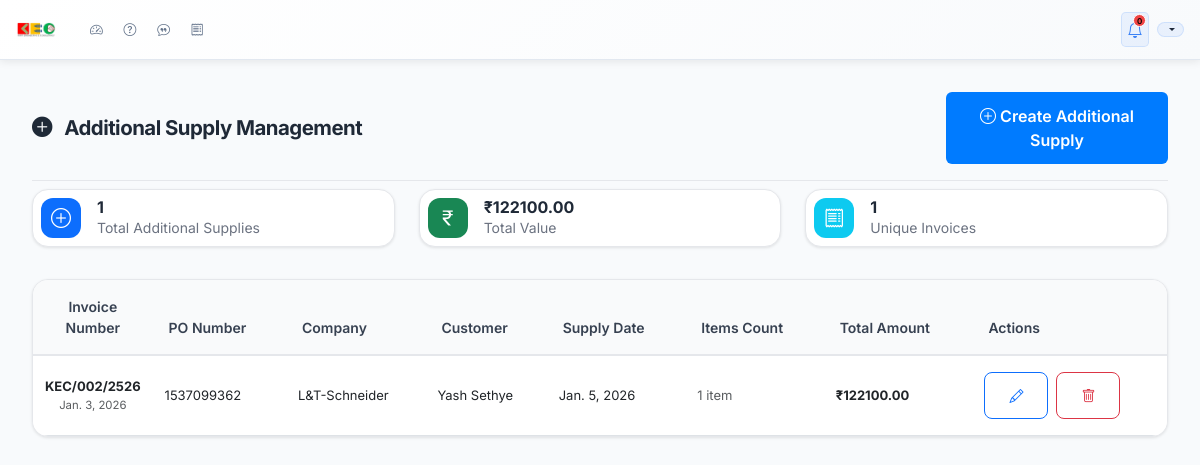
Page /additional-supply/ (signed in) on the committed database.
### dashboard/models.py (models this page shows, shortened)
class Invoice(models.Model):
    invoice_number = models.CharField(
        max_length=50,
        unique=True,
        verbose_name="Invoice Number",
        help_text="Auto-generated in format KEC/051/2526",
        blank=True  # Allow blank since it's auto-generated
    )
    invoice_date = models.DateField(
        verbose_name="Invoice Date",
        help_text="Enter invoice date manually"
    )
    company = models.ForeignKey(
        Contact,
        on_delete=models.CASCADE,
        verbose_name="Company",
        related_name='invoices',
        help_text="Select company from database"
    )
    customer_name = models.CharField(
        max_length=200,
        verbose_name="Customer Name",
        help_text="Auto-fetched based on client selection",
        blank=True  # Allow blank since it's auto-filled
    )
    purchase_order = models.ForeignKey(
        PurchaseOrder,
        on_delete=models.CASCADE,
        verbose_name="Purchase Order",
        help_text="Select purchase order to auto-fetch value"
    )
    order_value = models.DecimalField(
        max_digits=12,
        decimal_places=2,
        verbose_name="Order Value",
        help_text="Auto-fetched from selected purchase order",
        null=True,  # Allow null since it's auto-filled
        blank=True  # Allow blank since it's auto-filled
    )
    grn_date = models.DateField(
        verbose_name="GRN Date",
        help_text="Enter GRN date manually"
    )
    payment_due_date = models.DateField(
        verbose_name="Payment Due Date",
        help_text="Auto-calculated: GRN Date + Payment Terms from selected Purchase Order",
        null=True,  # Allow null since it's auto-calculated
        blank=True  # Allow blank since it's auto-calculated
    )
    due_days = models.IntegerField(
        verbose_name="Due Days",
        help_text="Auto-calculated: days remaining (positive) or overdue (negative)",
        null=True,  # Allow null since it's auto-calculated
        blank=True  # Allow blank since it's auto-calculated
    )
    remarks = models.TextField(
        blank=True,
        null=True,
        verbose_name="Remarks",
        help_text="Enter remarks manually (optional)"
    )
    STATUS_CHOICES = [
        ('draft', 'Draft'),
        ('sent', 'Sent'),
        ('invoiced', 'Invoiced'),
        ('paid', 'Paid'),
        ('partial', 'Partial'),
        ('overdue', 'Overdue'),
        ('cancelled', 'Cancelled'),
    ]
    status = models.CharField(
        max_length=20,
        choices=STATUS_CHOICES,
        default='draft',
        verbose_name="Invoice Status",
        help_text="Current status of the invoice"
    )
    created_at = models.DateTimeField(auto_now_add=True)
    updated_at = models.DateTimeField(auto_now=True)
    class Meta:
        verbose_name = "Invoice"
        verbose_name_plural = "Invoices"
        ordering = ['-created_at']

### dashboard/views.py (the view, shortened to what this page needs)
# urls.py: path('additional-supply/', views.additional_supply_management_view, name='additional_supply_management'),
@login_required
def additional_supply_management_view(request):
    search_query = request.GET.get('search', '')
    from django.db.models import Sum, Count
    invoice_groups = AdditionalSupply.objects.select_related(
        'invoice', 'invoice__company', 'invoice__purchase_order'
    ).values(
        'invoice__id',
        'invoice__invoice_number',
        'invoice__invoice_date',
        'invoice__company__company__company_name',
        'invoice__customer_name',
        'invoice__purchase_order__po_number'
    ).annotate(
        total_amount=Sum('total_amount'),
        item_count=Count('id'),
        supply_date=models.Min('supply_date')
    ).order_by('-supply_date')
    paginator = Paginator(invoice_groups, 10)
    page_number = request.GET.get('page')
    page_obj = paginator.get_page(page_number)
    total_supplies = AdditionalSupply.objects.count()
    total_value = AdditionalSupply.objects.aggregate(total=models.Sum('total_amount'))['total'] or 0
    unique_invoices = AdditionalSupply.objects.values('invoice').distinct().count()
    context = {
        'page_obj': page_obj,
        'search_query': search_query,
        'total_supplies': total_supplies,
        'total_value': total_value,
        'unique_invoices': unique_invoices,
    }
    return render(request, 'dashboard/additional_supply_management.html', context)

### dashboard/models.py (called while the page is built)
    def get_roles_list(self):
        if self.roles:
            return self.roles.split(',')[0].strip()
        return 'sales'  # Default role

### dashboard/templates/dashboard/additional_supply_management.html (shortened to what this page needs)
{% extends 'dashboard/base.html' %}
{% load static %}
{% block body_class %}scrollable-page{% endblock %}
{% block content %}
<div class="container-fluid p-0">
    <div class="user-management-container">
        <div class="page-header">
            <div class="header-content">
                <h2 class="page-title">
                    <i class="bi bi-plus-circle-fill me-2"></i>
                    Additional Supply Management
                </h2>
            </div>
            <div class="header-actions">
                <a href="{% url 'dashboard:additional_supply_create' %}" class="btn btn-primary add-supply-btn">
                    <i class="bi bi-plus-circle"></i>
                    <span>Create Additional Supply</span>
                </a>
            </div>
        </div>
        <div class="stats-row">
            <div class="stat-card">
                <div class="stat-icon bg-primary">
                    <i class="bi bi-plus-circle"></i>
                </div>
                <div class="stat-content">
                    <h3>{{ total_supplies }}</h3>
                    <p>Total Additional Supplies</p>
                </div>
            </div>
            <div class="stat-card">
                <div class="stat-icon bg-success">
                    <i class="bi bi-currency-rupee"></i>
                </div>
                <div class="stat-content">
                    <h3>₹{{ total_value|floatformat:2 }}</h3>
                    <p>Total Value</p>
                </div>
            </div>
            <div class="stat-card">
                <div class="stat-icon bg-info">
                    <i class="bi bi-receipt"></i>
                </div>
                <div class="stat-content">
                    <h3>{{ unique_invoices }}</h3>
                    <p>Unique Invoices</p>
                </div>
            </div>
        </div>
        <div class="table-container">
            {% if page_obj %}
                <div class="table-responsive">
                    <table class="table table-hover">
                        <thead class="table-light">
                            <tr>
                                <th>Invoice Number</th>
                                <th>PO Number</th>
                                <th>Company</th>
                                <th>Customer</th>
                                <th>Supply Date</th>
                                <th>Items Count</th>
                                <th>Total Amount</th>
                                <th>Actions</th>
                            </tr>
                        </thead>
                        <tbody>
                            {% for group in page_obj %}
                                <tr>
                                    <td>
                                        <div class="cell-content">
                                            <strong>{{ group.invoice__invoice_number }}</strong>
                                            <small class="text-muted d-block">{{ group.invoice__invoice_date }}</small>
                                        </div>
                                    </td>
                                    <td>
                                        <div class="cell-content">
                                            {{ group.invoice__purchase_order__po_number|default:"N/A" }}
                                        </div>
                                    </td>
                                    <td>
                                        <div class="cell-content">
                                            {{ group.invoice__company__company__company_name|default:"N/A" }}
                                        </div>
                                    </td>
                                    <td>
                                        <div class="cell-content">
                                            {{ group.invoice__customer_name }}
                                        </div>
                                    </td>
                                    <td>
                                        <div class="cell-content">
                                            {{ group.supply_date }}
                                        </div>
                                    </td>
                                    <td>
                                        <div class="cell-content">
                                            <span class="fw-normal text-muted">{{ group.item_count }} item{{ group.item_count|pluralize }}</span>
                                        </div>
                                    </td>
                                    <td>
                                        <div class="cell-content">
                                            <strong>₹{{ group.total_amount|floatformat:2 }}</strong>
                                        </div>
                                    </td>
                                    <td>
                                        <div class="action-buttons">
                                            <a href="{% url 'dashboard:additional_supply_edit_by_invoice' group.invoice__id %}" class="btn btn-sm btn-outline-primary" title="Edit All Items for this Invoice">
                                                <i class="bi bi-pencil"></i>
                                            </a>
                                            <a href="{% url 'dashboard:additional_supply_delete_by_invoice' group.invoice__id %}" class="btn btn-sm btn-outline-danger" title="Delete All Items for this Invoice">
                                                <i class="bi bi-trash"></i>
                                            </a>
                                        </div>
                                    </td>
                                </tr>
                            {% endfor %}
                        </tbody>
                    </table>
                </div>
            {% endif %}
        </div>
    </div>
</div>
{% endblock %}

### dashboard/static/css/dashboard.css (style rules this page uses)
* { margin: 0; padding: 0; box-sizing: border-box; }
body { font-family: 'Inter', 'Segoe UI', Tahoma, Geneva, Verdana, sans-serif; background-color: #f5f7fa; color: #333; min-width: 1200px; font-size: 13px; }
body.scrollable-page { overflow-y: auto ; min-height: 100vh ; height: auto ; }
.header-content { display: flex; justify-content: space-between; align-items: center; height: 100%; margin: 0; width: 100%; padding: 0 1rem; max-width: none; }
.page-title { font-size: 1.275rem; font-weight: 700; color: #111827; margin: 0; letter-spacing: -0.025em; }
.user-management-container { padding: 0.5rem; max-width: 1400px; margin: 0 auto; }
.page-header { display: flex; justify-content: space-between; align-items: center; margin-bottom: 0.5rem; padding-bottom: 1rem; border-bottom: 1px solid #e5e7eb; }
.page-title { font-size: 1.275rem; font-weight: 700; color: #1f2937; margin: 0; }
.stats-row { display: grid; grid-template-columns: repeat(auto-fit, minmax(200px, 1fr)); gap: 1.5rem; margin-bottom: 2rem; }
.stat-card { background: white; border-radius: 1rem; padding: 0.5rem; box-shadow: 0 1px 3px rgba(0,0,0,0.1); border: 1px solid #e5e7eb; display: flex; align-items: center; gap: 1rem; }
.stat-icon { width: 2.5rem; height:2.5rem; border-radius: 0.75rem; display: flex; align-items: center; justify-content: center; color: white; font-size: 1.25rem; }
.stat-content h3 { font-size: 1rem; font-weight: 700; margin: 0; color: #1f2937; }
.stat-content p { margin: 0; color: #6b7280; font-size: 0.875rem; }
.table-container { background: white; border-radius: 1rem; box-shadow: 0 1px 3px rgba(0,0,0,0.1); border: 1px solid #e5e7eb; overflow: hidden; }
.table { margin: 0; }
.table th { background-color: #f9fafb; border-top: none; font-weight: 600; color: #374151; font-size: 0.875rem; padding: 1rem; }
.table td { padding: 1rem; vertical-align: middle; }
.action-buttons { display: flex; gap: 0.5rem; }
.btn { padding: 0.75rem 1.5rem; border-radius: 0.5rem; font-weight: 500; transition: all 0.2s ease; }
.btn-primary { background: linear-gradient(135deg, #3b82f6 0%, #2563eb 100%); border: none; }
.table th:first-child, .table td:first-child { width: 60px; text-align: center; }
.table th { font-weight: 600; color: #374151; border-bottom: 2px solid #e5e7eb; }
.table td { vertical-align: middle; padding: 1rem 0.75rem; }
.btn-primary { padding: 0.75rem 2rem; background: #007bff; color: white; border: none; border-radius: 6px; font-weight: 600; cursor: pointer; transition: background-color 0.2s; }

### dashboard/static/css/header-redesign.css (style rules this page uses)
.header-content { display: flex !important; justify-content: space-between !important; align-items: center !important; height: 100% !important; margin: 0 !important; width: 100% !important; padding: 0 !important; max-width: none !important; }

### rows in the picture
Invoice: invoice__invoice_number "KEC/002/2526", invoice__invoice_date "Jan. 3, 2026", invoice__purchase_order__po_number "1537099362", invoice__company__company__company_name "L&T-Schneider", invoice__customer_name "Yash Sethye", supply_date "Jan. 5, 2026", item_count "1", total_amount "122100.00"

### other values in the picture
{{ total_supplies }} "1"
{{ total_value|floatformat:2 }} "122100.00"
{{ unique_invoices }} "1"
